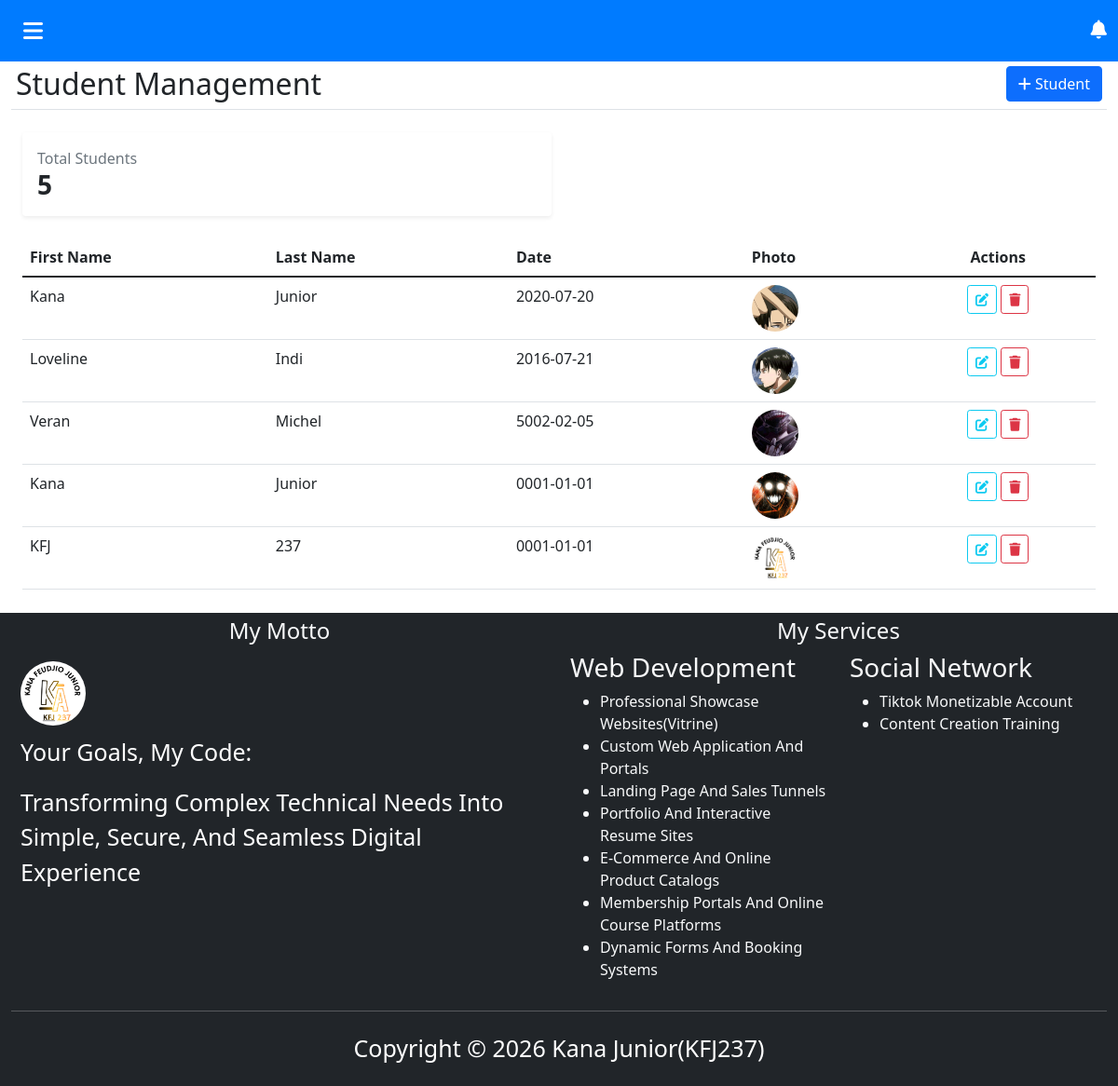
/student.php, run on the app's committed database.
### tables this page shows
CREATE TABLE IF NOT EXISTS `student` (
  `id` int NOT NULL AUTO_INCREMENT,
  `firstName` varchar(20) NOT NULL,
  `lastName` varchar(20) NOT NULL,
  `birth` date NOT NULL,
  `media` varchar(200) NOT NULL,
  PRIMARY KEY (`id`)
);

### student.php (the view, shortened to what this page needs)
<?php
include 'connec.php';
$stmt = $conn->query("SELECT * FROM student");
$students = $stmt->fetchAll();
$totalStudents = count($students);
?>
<!DOCTYPE html>
<html lang="en">
<head>
    <link rel="stylesheet" href="boostrap5/css/bootstrap.min.css">
    <link rel="stylesheet" href="https://cdnjs.cloudflare.com/ajax/libs/font-awesome/6.5.1/css/all.min.css">
    <link rel="stylesheet" href="https://cdn.datatables.net/3.0.3/css/dataTables.bootstrap5.min.css">
    <link rel="stylesheet" href="style.css">
</head>
<body>
    <div style="display: flex; align-items: stretch; width: 100%;">
        <div class="content ">
            <nav class="navbar navbar-expand-lg navbar-custom" style="background-color: #007bff;">
                <div class="container-fluid">
                    <button type="button" id="sidebarCollapse" class="btn text-white fs-4">
                        <i class="fa-solid fa-bars"></i>
                    </button>
                    <div class="ms-auto text-white">
                        <i class="fa-solid fa-bell fs-5 cursor-pointer"></i>
                    </div>
                </div>
            </nav>
            <div class="container-fluid">
                <div class="d-flex justify-content-between align-items-center mb-4 pb-2 border-bottom" style="padding: 5px;">
                    <div>
                        <h2 class="mb-0">Student Management</h2>
                    </div>
                    <button class="btn btn-primary" data-bs-toggle="modal" data-bs-target="#addStudentModal">
                        <i class="fas fa-plus mr-2"></i> Student
                    </button>
                </div>
                <div class="container-fluid main-content mt-4">
                    <div class="row g-3 mb-4">
                        <div class="col-6">
                            <div class="card border-0 shadow-sm p-3">
                                <span class="text-muted">Total Students</span>
                                <h3 class="fw-bold text-dark mb-0"><?php echo $totalStudents; ?></h3>
                            </div>
                        </div>
                        <div class="col-6">
                        </div>
                    </div>
                    <div class="card-body p-0 table-responsive-sm ">
                        <table class="table table-hover mb-0 table">
                            <thead class="thead-light">
                                <tr>
                                    <th>First name</th>
                                    <th>Last name</th>
                                    <th>Date</th>
                                    <th>photo</th>
                                    <th class="text-center">Actions</th>
                                </tr>
                            </thead>
                            <tbody>
                                <?php foreach ($students as $student): ?>
                                    <tr>
                                        <td><?php echo htmlspecialchars($student['firstName']); ?></td>
                                        <td><?php echo htmlspecialchars($student['lastName']); ?></td>
                                        <td><?php echo htmlspecialchars($student['birth']); ?></td>
                                        <td> <img src="<?php echo htmlspecialchars($student['media']); ?>" alt="photo" width="50" height="50" style="object-fit: cover; border-radius: 50%;"></td>
                                        <td class="text-center">
                                            <button
                                                data-bs-toggle="modal"
                                                data-bs-target="#editStudentModal"
                                                title="modify"
                                                data-id="<?= $student['id']; ?>"
                                                data-fname="<?= $student['firstName']; ?>"
                                                data-lname="<?= $student['lastName']; ?>"
                                                data-date="<?= $student['birth']; ?>"
                                                data-photo="<?= $student['media']; ?>"
                                                class="btn btn-sm btn-outline-info edit-btn">
                                                <i class="fas fa-edit"></i>
                                            </button>
                                            <a
                                                href="?action=delete&id=<?= $student['id'] ?>"
                                                title="delete"
                                                onclick="return confirm('do you want to delete this student ? ')"
                                                class="btn btn-sm btn-outline-danger delete-btn">
                                                <i class="fas fa-trash"></i>
                                            </a>
                                        </td>
                                    </tr>
                                <?php endforeach; ?>
                            </tbody>
                        </table>
                    </div>
                </div>
                <div class="row bg-dark text-light" style="margin-top: 25px;">
                    <div class="col-12">
                        <footer>
                            <div class="row">
                                <div class="col-sm-6 col-12">
                                    <h4 style="margin-top: 5px;" class="text-center">my motto</h4>
                                    <div class="row">
                                        <div class="col-12">
                                            <div style=" margin: 10px;">
                                                <a href="#"><img src="media/LOGO-KFJ237.png" class="img-fluid rounded-circle"
                                                        alt="LOGO" width="70" height="70"></a>
                                            </div>
                                            <div style=" margin: 10px;">
                                                <p>your goals, my code:</p>
                                                <p>transforming complex technical needs into simple, secure, and seamless
                                                    digital
                                                    experience
                                                </p>
                                            </div>
                                        </div>
                                    </div>
                                </div>
                                <div class="col-sm-6 col-12">
                                    <h4 style="margin-top: 5px;" class="text-center">my services</h4>
                                    <div class="row text-light">
                                        <div class="col-sm-6 col-12">
                                            <h3 class="text-light">Web development</h3>
                                            <ul>
                                                <li>professional showcase websites(vitrine)</li>
                                                <li>custom web application and portals</li>
                                                <li>landing page and sales tunnels</li>
                                                <li>portfolio and interactive resume sites</li>
                                                <li>e-commerce and online product catalogs</li>
                                                <li>membership portals and online course platforms</li>
                                                <li>dynamic forms and booking systems</li>
                                            </ul>
                                        </div>
                                        <div class="col-sm-6 col-12">
                                            <h3 class="text-light">social network</h3>
                                            <ul>
                                                <li>tiktok monetizable account</li>
                                                <li>content creation training</li>
                                            </ul>
                                        </div>
                                    </div>
                                </div>
                            </div>
                            <hr style=" color: whitesmoke;">
                            <div style="padding: 5px; text-align: center;">
                                <p>Copyright &COPY; 2026 kana junior(KFJ237) </p>
                            </div>
                        </footer>
                    </div>
                </div>
            </div>
        </div>
    </div>
</body>
</html>

### style.css (style rules this page uses)
body { text-transform: capitalize; box-sizing: border-box; }
.content { background-color: white; }
p { font-weight: 500; font-size: 25px; color: white; }

### student.php (style rules this page uses)
.content { width: 100%; min-height: 100vh; transition: all 2s ease; }
.table { margin-top: 20px; }

### data on the page
student: firstName "Kana", lastName "Junior", birth "2020-07-20", media (picture)
student: firstName "Loveline", lastName "Indi", birth "2016-07-21", media (picture)
student: firstName "Veran", lastName "Michel", birth "5002-02-05", media (picture)
student: firstName "Kana", lastName "Junior", birth "0001-01-01", media (picture)
student: firstName "KFJ", lastName "237", birth "0001-01-01", media (picture)

### other printed values
$totalStudents "5"
